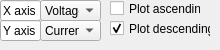
   <widget class="QWidget" name="tab">
    <attribute name="title">
     <string>Bins</string>
    </attribute>
    <widget class="QCheckBox" name="ckPlotAsc">
     <property name="geometry">
      <rect>
       <x>110</x>
       <y>0</y>
       <width>91</width>
       <height>17</height>
      </rect>
     </property>
     <property name="text">
      <string>Plot ascending</string>
     </property>
    </widget>
    <widget class="QCheckBox" name="ckPlotDesc">
     <property name="geometry">
      <rect>
       <x>110</x>
       <y>20</y>
       <width>101</width>
       <height>17</height>
      </rect>
     </property>
     <property name="text">
      <string>Plot descending</string>
     </property>
     <property name="checked">
      <bool>true</bool>
     </property>
    </widget>
    <widget class="QComboBox" name="cbBinsXAxis">
     <property name="geometry">
      <rect>
       <x>40</x>
       <y>0</y>
       <width>61</width>
       <height>21</height>
      </rect>
     </property>
     <property name="currentIndex">
      <number>1</number>
     </property>
     <item>
      <property name="text">
       <string>Time</string>
      </property>
     </item>
     <item>
      <property name="text">
       <string>Voltage</string>
      </property>
     </item>
     <item>
      <property name="text">
       <string>Current</string>
      </property>
     </item>
     <item>
      <property name="text">
       <string>Vsource</string>
      </property>
     </item>
    </widget>
    <widget class="QLineEdit" name="lineEdit_9">
     <property name="geometry">
      <rect>
       <x>0</x>
       <y>20</y>
       <width>41</width>
       <height>21</height>
      </rect>
     </property>
     <property name="text">
      <string>Y axis</string>
     </property>
     <property name="readOnly">
      <bool>true</bool>
     </property>
    </widget>
    <widget class="QComboBox" name="cbBinsYAxis">
     <property name="geometry">
      <rect>
       <x>40</x>
       <y>20</y>
       <width>61</width>
       <height>21</height>
      </rect>
     </property>
     <property name="currentIndex">
      <number>2</number>
     </property>
     <item>
      <property name="text">
       <string>Time</string>
      </property>
     </item>
     <item>
      <property name="text">
       <string>Voltage</string>
      </property>
     </item>
     <item>
      <property name="text">
       <string>Current</string>
      </property>
     </item>
     <item>
      <property name="text">
       <string>Vsource</string>
      </property>
     </item>
    </widget>
    <widget class="QLineEdit" name="lineEdit_10">
     <property name="geometry">
      <rect>
       <x>0</x>
       <y>0</y>
       <width>41</width>
       <height>21</height>
      </rect>
     </property>
     <property name="text">
      <string>X axis</string>
     </property>
     <property name="readOnly">
      <bool>true</bool>
     </property>
    </widget>
   </widget>
